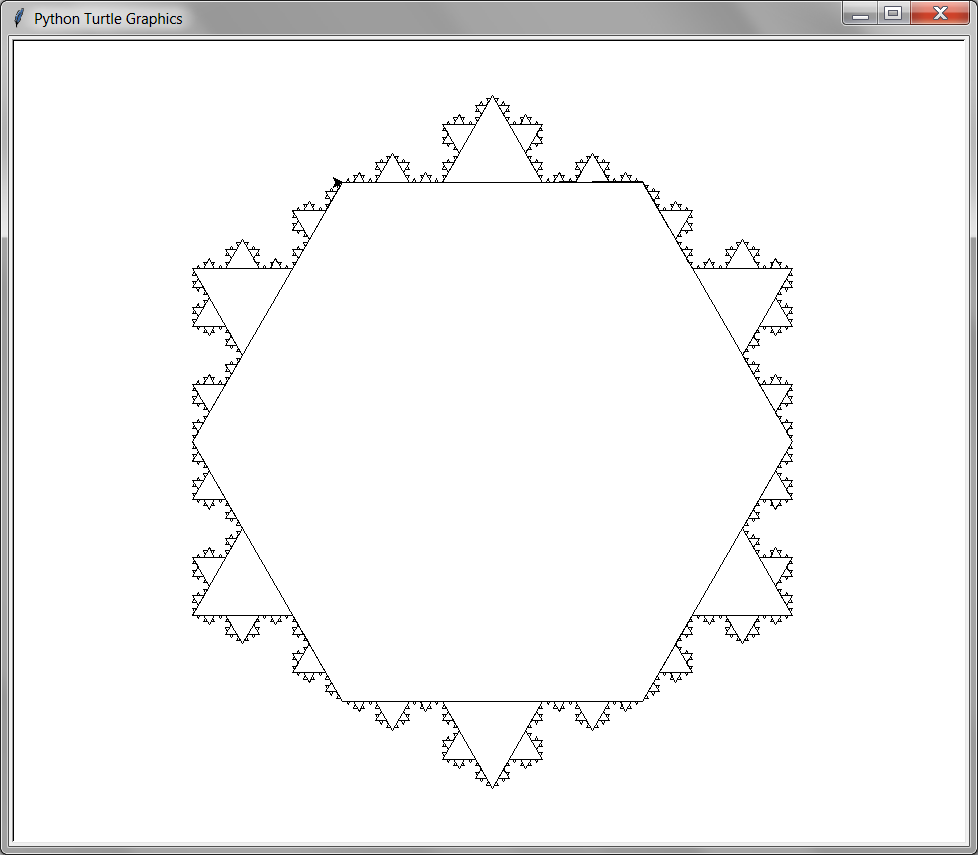

Here is the Python script that generated this plot:
from turtle import *
tracer(1, 0)

def snowflake_side(length_side, levels):
    if levels == 0:
        forward(length_side)
        return
    length_side = length_side / 3.0
    snowflake_side(length_side, levels-1)
    left(60)
    snowflake_side(length_side, levels-1)
    right(120)
    snowflake_side(length_side, levels-1)
    left(60)
    snowflake_side(length_side, levels-1)

def draw_snowflake(length_side, levels):
    for i in range(6):
        snowflake_side(length_side, levels)
        right(60)


LENGTH = 300.0
penup()
backward(LENGTH / 2.0)
right(90)
backward(1.75 * LENGTH / 2.0)
left(90)
pendown()

for lev in range(5):
    draw_snowflake(LENGTH, lev)
exitonclick()
